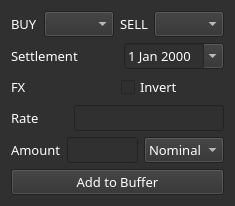
<?xml version="1.0" encoding="UTF-8"?>
<ui version="4.0">
 <class>Form</class>
 <widget class="QWidget" name="Form">
  <property name="geometry">
   <rect>
    <x>0</x>
    <y>0</y>
    <width>231</width>
    <height>190</height>
   </rect>
  </property>
  <property name="maximumSize">
   <size>
    <width>231</width>
    <height>190</height>
   </size>
  </property>
  <property name="windowTitle">
   <string>FX Manager</string>
  </property>
  <property name="styleSheet">
   <string notr="true">background-color: rgb(48, 48, 48);
font: 10pt &quot;Bloomberg Prop Unicode N&quot;;
color: rgb(255, 255, 255);
</string>
  </property>
  <layout class="QVBoxLayout" name="verticalLayout_2">
   <item>
    <layout class="QVBoxLayout" name="verticalLayout">
     <item>
      <layout class="QHBoxLayout" name="horizontalLayout_5">
       <item>
        <widget class="QLabel" name="label">
         <property name="font">
          <font>
           <family>Bloomberg Prop Unicode N</family>
           <pointsize>10</pointsize>
          </font>
         </property>
         <property name="styleSheet">
          <string notr="true">color: rgb(255, 255, 255);</string>
         </property>
         <property name="text">
          <string>BUY</string>
         </property>
        </widget>
       </item>
       <item>
        <widget class="QComboBox" name="comboBoxBUY">
         <property name="maximumSize">
          <size>
           <width>70</width>
           <height>16777215</height>
          </size>
         </property>
         <property name="font">
          <font>
           <family>Bloomberg Prop Unicode N</family>
           <pointsize>10</pointsize>
           <weight>50</weight>
           <italic>false</italic>
           <bold>false</bold>
          </font>
         </property>
         <property name="styleSheet">
          <string notr="true">color: rgb(255, 255, 255);</string>
         </property>
        </widget>
       </item>
       <item>
        <widget class="QLabel" name="label_2">
         <property name="font">
          <font>
           <family>Bloomberg Prop Unicode N</family>
           <pointsize>10</pointsize>
          </font>
         </property>
         <property name="styleSheet">
          <string notr="true">color: rgb(255, 255, 255);</string>
         </property>
         <property name="text">
          <string>SELL</string>
         </property>
        </widget>
       </item>
       <item>
        <widget class="QComboBox" name="comboBoxSELL">
         <property name="maximumSize">
          <size>
           <width>70</width>
           <height>16777215</height>
          </size>
         </property>
         <property name="font">
          <font>
           <family>Bloomberg Prop Unicode N</family>
           <pointsize>10</pointsize>
           <weight>50</weight>
           <italic>false</italic>
           <bold>false</bold>
          </font>
         </property>
         <property name="styleSheet">
          <string notr="true">color: rgb(255, 255, 255);</string>
         </property>
        </widget>
       </item>
      </layout>
     </item>
     <item>
      <layout class="QHBoxLayout" name="horizontalLayout_4">
       <item>
        <widget class="QLabel" name="label_5">
         <property name="font">
          <font>
           <family>Bloomberg Prop Unicode N</family>
           <pointsize>10</pointsize>
           <weight>50</weight>
           <italic>false</italic>
           <bold>false</bold>
          </font>
         </property>
         <property name="styleSheet">
          <string notr="true">color: rgb(255, 255, 255);</string>
         </property>
         <property name="text">
          <string>Settlement</string>
         </property>
        </widget>
       </item>
       <item>
        <widget class="QDateEdit" name="dateEdit">
         <property name="maximumSize">
          <size>
           <width>100</width>
           <height>16777215</height>
          </size>
         </property>
         <property name="font">
          <font>
           <family>Bloomberg Prop Unicode N</family>
           <pointsize>10</pointsize>
          </font>
         </property>
         <property name="styleSheet">
          <string notr="true">color: rgb(255, 255, 255);
</string>
         </property>
         <property name="calendarPopup">
          <bool>true</bool>
         </property>
        </widget>
       </item>
      </layout>
     </item>
     <item>
      <layout class="QHBoxLayout" name="horizontalLayout_3">
       <item>
        <widget class="QLabel" name="labelRate">
         <property name="font">
          <font>
           <family>Bloomberg Prop Unicode N</family>
           <pointsize>10</pointsize>
          </font>
         </property>
         <property name="styleSheet">
          <string notr="true">color: rgb(255, 255, 255);</string>
         </property>
         <property name="text">
          <string>FX</string>
         </property>
        </widget>
       </item>
       <item>
        <widget class="QCheckBox" name="checkBoxInvert">
         <property name="font">
          <font>
           <family>Bloomberg Prop Unicode N</family>
           <pointsize>10</pointsize>
          </font>
         </property>
         <property name="styleSheet">
          <string notr="true">color: rgb(255, 255, 255);</string>
         </property>
         <property name="text">
          <string>Invert</string>
         </property>
        </widget>
       </item>
      </layout>
     </item>
     <item>
      <layout class="QHBoxLayout" name="horizontalLayout_2">
       <item>
        <widget class="QLabel" name="label_3">
         <property name="font">
          <font>
           <family>Bloomberg Prop Unicode N</family>
           <pointsize>10</pointsize>
           <weight>50</weight>
           <italic>false</italic>
           <bold>false</bold>
          </font>
         </property>
         <property name="styleSheet">
          <string notr="true">color: rgb(255, 255, 255);</string>
         </property>
         <property name="text">
          <string>Rate</string>
         </property>
        </widget>
       </item>
       <item>
        <widget class="QLineEdit" name="lineEditRate">
         <property name="maximumSize">
          <size>
           <width>150</width>
           <height>16777215</height>
          </size>
         </property>
         <property name="font">
          <font>
           <family>Bloomberg Prop Unicode N</family>
           <pointsize>10</pointsize>
           <weight>50</weight>
           <italic>false</italic>
           <bold>false</bold>
          </font>
         </property>
         <property name="styleSheet">
          <string notr="true">color: rgb(255, 255, 255);</string>
         </property>
        </widget>
       </item>
      </layout>
     </item>
     <item>
      <layout class="QHBoxLayout" name="horizontalLayout">
       <item>
        <widget class="QLabel" name="label_6">
         <property name="font">
          <font>
           <family>Bloomberg Prop Unicode N</family>
           <pointsize>10</pointsize>
           <weight>50</weight>
           <italic>false</italic>
           <bold>false</bold>
          </font>
         </property>
         <property name="styleSheet">
          <string notr="true">color: rgb(255, 255, 255);</string>
         </property>
         <property name="text">
          <string>Amount</string>
         </property>
        </widget>
       </item>
       <item>
        <widget class="QLineEdit" name="editAmount">
         <property name="font">
          <font>
           <family>Bloomberg Prop Unicode N</family>
           <pointsize>10</pointsize>
          </font>
         </property>
         <property name="styleSheet">
          <string notr="true">color: rgb(255, 255, 255);</string>
         </property>
        </widget>
       </item>
       <item>
        <widget class="QComboBox" name="comboBoxBase">
         <property name="maximumSize">
          <size>
           <width>80</width>
           <height>16777215</height>
          </size>
         </property>
         <property name="font">
          <font>
           <family>Bloomberg Prop Unicode N</family>
           <pointsize>10</pointsize>
          </font>
         </property>
         <property name="styleSheet">
          <string notr="true">color: rgb(255, 255, 255);</string>
         </property>
         <item>
          <property name="text">
           <string>Nominal</string>
          </property>
         </item>
         <item>
          <property name="text">
           <string>%</string>
          </property>
         </item>
         <item>
          <property name="text">
           <string>bps</string>
          </property>
         </item>
        </widget>
       </item>
      </layout>
     </item>
    </layout>
   </item>
   <item>
    <widget class="QPushButton" name="pushButtonAddToBuffer">
     <property name="font">
      <font>
       <family>Bloomberg Prop Unicode N</family>
       <pointsize>10</pointsize>
      </font>
     </property>
     <property name="styleSheet">
      <string notr="true">color: rgb(255, 255, 255);</string>
     </property>
     <property name="text">
      <string>Add to Buffer</string>
     </property>
    </widget>
   </item>
  </layout>
  <zorder>label</zorder>
  <zorder>comboBoxSELL</zorder>
  <zorder>label_2</zorder>
  <zorder>comboBoxBUY</zorder>
  <zorder>labelRate</zorder>
  <zorder>checkBoxInvert</zorder>
  <zorder>lineEditRate</zorder>
  <zorder>label_6</zorder>
  <zorder>label_3</zorder>
  <zorder>comboBoxBase</zorder>
  <zorder>dateEdit</zorder>
  <zorder>editAmount</zorder>
  <zorder>label_5</zorder>
  <zorder>pushButtonAddToBuffer</zorder>
  <zorder>dateEdit</zorder>
 </widget>
 <resources/>
 <connections/>
</ui>
